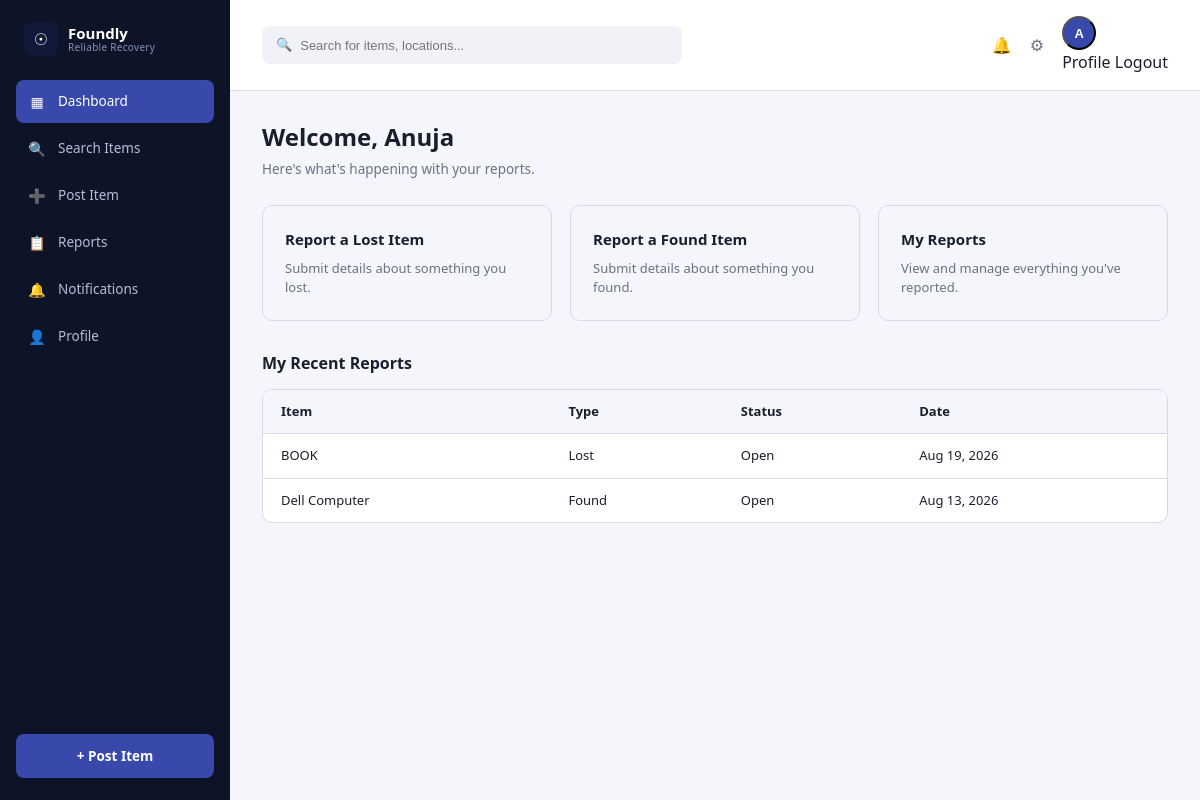
The page /user_dashboard.php (signed in) on the database its author committed.
### tables this page shows
CREATE TABLE `reports` (
  `report_id` int(11) NOT NULL,
  `user_id` int(11) NOT NULL,
  `type` enum('lost','found') NOT NULL,
  `item_name` varchar(100) NOT NULL,
  `category_id` int(11) DEFAULT NULL,
  `description` text NOT NULL,
  `color` varchar(50) DEFAULT NULL,
  `brand` varchar(50) DEFAULT NULL,
  `reward_amount` decimal(10,2) DEFAULT NULL,
  `condition_status` enum('new','good','fair','poor') DEFAULT NULL,
  `location` varchar(150) NOT NULL,
  `notes` text DEFAULT NULL,
  `date_reported` date NOT NULL,
  `status` enum('open','matched','closed') NOT NULL DEFAULT 'open',
  `is_public` tinyint(1) NOT NULL DEFAULT 1,
  `created_at` timestamp NOT NULL DEFAULT current_timestamp(),
  `photo_data` longblob DEFAULT NULL,
  `photo_type` varchar(100) DEFAULT NULL
);

### user_dashboard.php (the view, shortened to what this page needs)
<?php
require_once 'db.php';
$stmt = $pdo->prepare('SELECT report_id, type, item_name, status, created_at FROM reports WHERE user_id = ? ORDER BY created_at DESC LIMIT 5');
$stmt->execute([$_SESSION['user_id']]);
$myReports = $stmt->fetchAll(PDO::FETCH_ASSOC);
require 'sidebar.php';
?>
<h1>Welcome, <?php echo htmlspecialchars(explode(' ', $_SESSION['full_name'])[0]); ?></h1>
<p class="page-sub">Here's what's happening with your reports.</p>
<div class="dash-cards">
  <a href="report_lost.php" class="dash-card">
    <h3>Report a Lost Item</h3>
    <p>Submit details about something you lost.</p>
  </a>
  <a href="report_found.php" class="dash-card">
    <h3>Report a Found Item</h3>
    <p>Submit details about something you found.</p>
  </a>
  <a href="my_reports.php" class="dash-card">
    <h3>My Reports</h3>
    <p>View and manage everything you've reported.</p>
  </a>
</div>
<h2 style="font-size:16px;margin:30px 0 14px;">My Recent Reports</h2>
<?php if (empty($myReports)): ?>
  <p style="color:var(--text-muted);font-size:13px;">You haven't submitted any reports yet.</p>
<?php else: ?>
  <div class="form-card" style="padding:0;overflow:hidden;">
    <table style="width:100%;border-collapse:collapse;font-size:13px;">
      <thead>
        <tr style="background:#f4f6fb;text-align:left;">
          <th style="padding:12px 18px;">Item</th>
          <th style="padding:12px 18px;">Type</th>
          <th style="padding:12px 18px;">Status</th>
          <th style="padding:12px 18px;">Date</th>
        </tr>
      </thead>
      <tbody>
        <?php foreach ($myReports as $r): ?>
          <tr style="border-top:1px solid var(--border-gray);">
            <td style="padding:12px 18px;"><?php echo htmlspecialchars($r['item_name']); ?></td>
            <td style="padding:12px 18px;text-transform:capitalize;"><?php echo htmlspecialchars($r['type']); ?></td>
            <td style="padding:12px 18px;text-transform:capitalize;"><?php echo htmlspecialchars($r['status']); ?></td>
            <td style="padding:12px 18px;"><?php echo date('M j, Y', strtotime($r['created_at'])); ?></td>
          </tr>
        <?php endforeach; ?>
      </tbody>
    </table>
  </div>
<?php endif; ?>

### base.css (style rules this page uses)
:root { --navy: #10193a; --navy-dark: #0b122b; --indigo: #3949ab; --indigo-dark: #2f3a8f; --bg-light: #dfe4f3; --bg-white: #ffffff; --text-dark: #1a1f2e; --text-muted: #6b7280; --border-gray: #d7dbe6; --success: #1f9d55; --error: #d64545; --radius: 10px; }
* { box-sizing: border-box; margin: 0; padding: 0; }
body { font-family: 'Segoe UI', Roboto, Arial, sans-serif; color: var(--text-dark); background: var(--bg-white); line-height: 1.5; }
a { text-decoration: none; color: inherit; }

### dashboard.css (style rules this page uses)
.dash-cards { display: grid; grid-template-columns: repeat(auto-fit, minmax(220px, 1fr)); gap: 18px; }
.dash-card { border: 1px solid var(--border-gray); border-radius: var(--radius); padding: 22px; }
.dash-card h3 { font-size: 15px; margin-bottom: 8px; }
.dash-card p { font-size: 13px; color: var(--text-muted); }

### sidebar.css (style rules this page uses)
.dash-main > h1 { font-size: 24px; margin-bottom: 4px; }
.dash-main > p.page-sub { color: var(--text-muted); font-size: 13.5px; margin-bottom: 26px; }
.form-card { background: #fff; border: 1px solid var(--border-gray); border-radius: var(--radius); padding: 24px; }

### rows shown on the page
reports: item_name "BOOK", type "Lost", status "Open", created_at "Aug 19, 2026"
reports: item_name "Dell Computer", type "Found", status "Open", created_at "Aug 13, 2026"

### other values the page prints
$item['icon'] "▦"
$item['label'] "Dashboard"
$item['icon'] "🔍"
$item['label'] "Search Items"
$item['icon'] "➕"
$item['label'] "Post Item"
$item['icon'] "📋"
$item['label'] "Reports"
$item['icon'] "🔔"
$item['label'] "Notifications"
$item['icon'] "👤"
$item['label'] "Profile"
$postBtnLabel "+ Post Item"
substr($_SESSION['full_name'], 0, 1) "A"
explode(' ', $_SESSION['full_name'])[0] "Anuja"
